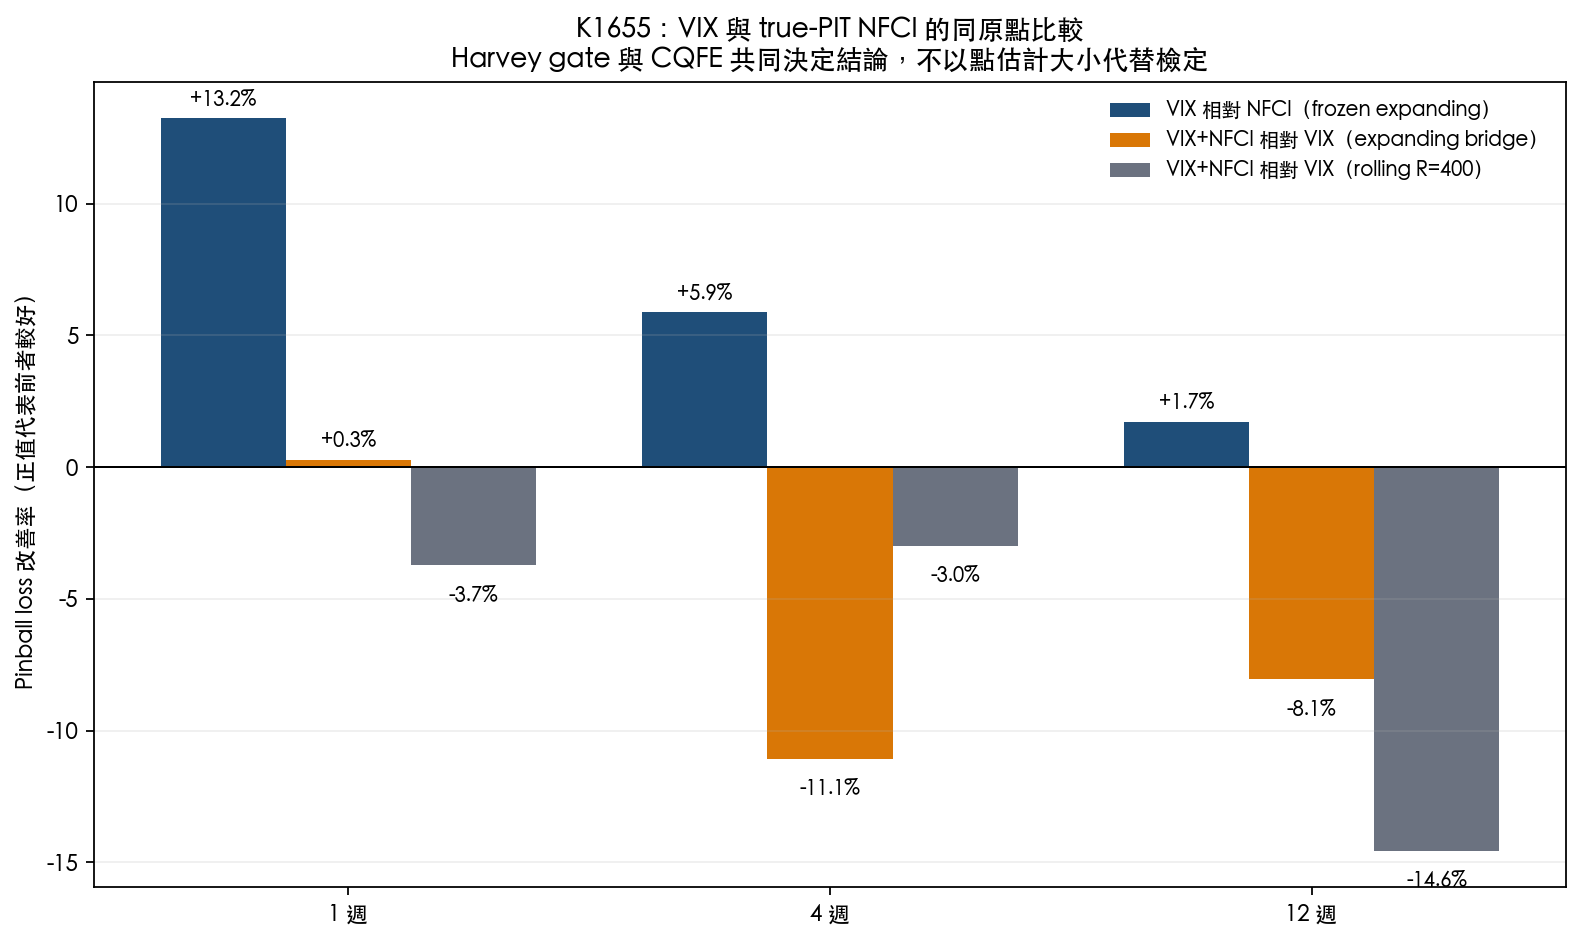

Here is the Python script that generated this plot:
#!/usr/bin/env python3
"""K1655 addendum: does VIX dominate or encompass true-PIT NFCI?

The corrected K1655 experiment estimated NFCI-only and VIX-only conditional
quantile forecasts separately.  Comparing their point estimates cannot establish
dominance, and comparing each model with an unconditional benchmark cannot show
that VIX encompasses NFCI.  This addendum answers the two missing questions:

1. Frozen expanding-window comparison: on identical origins, compare VIX-only
   and NFCI-only 5% return-quantile pinball losses with a paired DM test.
2. Formal encompassing comparison: produce VIX-only and VIX+NFCI forecasts with
   a fixed-length rolling window, then apply the Giacomini-Komunjer conditional
   quantile forecast encompassing (CQFE) Wald test.  A fixed rolling window is
   required because their asymptotics explicitly exclude expanding recursive
   estimation windows.

The primary target family is pre-registered: S&P 500 price-index forward return,
tau=0.05, H in {1, 4, 12} weeks.  R=400 is the primary CQFE window; R=300/500
are sensitivity diagnostics and cannot change the verdict.  Every feature and
training target obeys the K1655 true-PIT and strict j+H<i timing rules.

Outputs are separate addenda.  The frozen K1655 base JSON/CSV are hash-checked
before and after execution and are never overwritten.
"""
from __future__ import annotations

import hashlib
import importlib.util
import json
import os
from datetime import datetime, timezone
from pathlib import Path

import matplotlib

matplotlib.use("Agg")
import matplotlib.pyplot as plt
import numpy as np
import pandas as pd
from scipy import stats
from statsmodels.stats.multitest import multipletests

from volpred.stats.model_evaluation import dm_test as canonical_dm_test

plt.rcParams["font.sans-serif"] = ["Heiti TC"]
plt.rcParams["axes.unicode_minus"] = False


HERE = Path(__file__).resolve().parent
ROOT = HERE.parents[1]
BASE_SCRIPT = HERE / "K1655.py"
BASE_RESULTS = HERE / "K1655_results.json"
BASE_FORECASTS = HERE / "K1655_oos_forecasts.csv"
GSPC_CACHE = HERE / "data" / "gspc_daily.csv"
VIX_CACHE = HERE / "data" / "fred_VIXCLS.csv"
PIT_CACHE = HERE / "data" / "alfred_NFCI_pit_weekly.csv"
RAW_ALFRED_CACHE = HERE / "data" / "alfred_NFCI_vintage_history.csv.gz"

OUT_RESULTS = HERE / "K1655_vix_nfci_encompassing_results.json"
OUT_FORECASTS = HERE / "K1655_vix_nfci_encompassing_oos.csv"
OUT_CHART = HERE / "K1655_vix_nfci_encompassing.png"

SEED = 1655_2
TAU = 0.05
HORIZONS = (1, 4, 12)
PRIMARY_ROLLING_WINDOW = 400
SENSITIVITY_WINDOWS = (300, 500)
BOOTSTRAP_REPS = 1_999
CONDITION_NUMBER_GATE = 1e8


def _load_base_module():
    spec = importlib.util.spec_from_file_location("k1655_frozen_base", BASE_SCRIPT)
    if spec is None or spec.loader is None:
        raise RuntimeError(f"cannot load frozen K1655 module: {BASE_SCRIPT}")
    module = importlib.util.module_from_spec(spec)
    spec.loader.exec_module(module)
    return module


BASE = _load_base_module()


def sha256_file(path: Path) -> str:
    digest = hashlib.sha256()
    with path.open("rb") as handle:
        for chunk in iter(lambda: handle.read(1024 * 1024), b""):
            digest.update(chunk)
    return digest.hexdigest()


def load_json(path: Path) -> dict:
    with path.open(encoding="utf-8") as handle:
        value = json.load(handle)
    if not isinstance(value, dict):
        raise ValueError(f"expected object JSON: {path}")
    return value


def atomic_write_json(payload: dict, path: Path) -> None:
    tmp = path.with_name(f".{path.name}.tmp")
    tmp.write_text(json.dumps(payload, ensure_ascii=False, indent=2), encoding="utf-8")
    load_json(tmp)
    tmp.replace(path)


def atomic_write_csv(frame: pd.DataFrame, path: Path) -> None:
    tmp = path.with_name(f".{path.name}.tmp")
    frame.to_csv(tmp, index=False, date_format="%Y-%m-%d")
    check = pd.read_csv(tmp)
    if list(check.columns) != list(frame.columns) or len(check) != len(frame):
        raise RuntimeError(f"CSV round-trip validation failed: {path}")
    tmp.replace(path)


def frozen_manifest() -> dict:
    base_results = load_json(BASE_RESULTS)
    if base_results.get("experiment_id") != "K1655":
        raise RuntimeError("frozen base result is not K1655")
    if base_results.get("verdict", {}).get("verdict") != "NULL":
        raise RuntimeError("frozen K1655 true-PIT verdict is not NULL")
    if base_results.get("review_status", {}).get("status") != "PASS":
        raise RuntimeError("frozen K1655 base lacks independent post-run PASS")

    actual_forecast_hash = sha256_file(BASE_FORECASTS)
    expected_forecast_hash = base_results["data"]["forecast_artifact"]["sha256"]
    if actual_forecast_hash != expected_forecast_hash:
        raise RuntimeError("frozen K1655 forecast artifact hash drift")

    provenance = base_results["data"]["nfci_provenance"]
    actual_pit_hash = sha256_file(PIT_CACHE)
    expected_pit_hash = provenance["nfci_pit_alignment"]["derived_cache_sha256"]
    if actual_pit_hash != expected_pit_hash:
        raise RuntimeError("frozen NFCI PIT cache hash drift")
    actual_raw_hash = sha256_file(RAW_ALFRED_CACHE)
    expected_raw_hash = provenance["alfred_revision_history"]["cache_sha256"]
    if actual_raw_hash != expected_raw_hash:
        raise RuntimeError("frozen ALFRED raw cache hash drift")

    return {
        "base_results_sha256": sha256_file(BASE_RESULTS),
        "base_forecasts_sha256": actual_forecast_hash,
        "gspc_cache_sha256": sha256_file(GSPC_CACHE),
        "vix_cache_sha256": sha256_file(VIX_CACHE),
        "nfci_pit_cache_sha256": actual_pit_hash,
        "alfred_raw_cache_sha256": actual_raw_hash,
        "base_run_at": base_results["run_at"],
        "base_sample": {
            "start": base_results["data"]["sample_start"],
            "end": base_results["data"]["sample_end"],
            "n_weeks": base_results["data"]["n_weeks"],
        },
    }


def assert_manifest_unchanged(before: dict) -> None:
    after = frozen_manifest()
    for key in (
        "base_results_sha256",
        "base_forecasts_sha256",
        "gspc_cache_sha256",
        "vix_cache_sha256",
        "nfci_pit_cache_sha256",
        "alfred_raw_cache_sha256",
    ):
        if before[key] != after[key]:
            raise RuntimeError(f"frozen input changed during addendum run: {key}")


def load_frozen_panel(manifest: dict) -> pd.DataFrame:
    """Rebuild the K1655 panel offline without touching ALFRED or cache files."""
    gspc = pd.read_csv(GSPC_CACHE, parse_dates=["Date"]).set_index("Date")
    if "Close" not in gspc or gspc.index.has_duplicates:
        raise ValueError("invalid frozen GSPC cache")
    close = pd.to_numeric(gspc["Close"], errors="raise").astype(float)
    daily_logret = np.log(close / close.shift(1))
    wclose = close.resample("W-FRI").last().dropna()
    wclose = wclose.loc[wclose.index <= close.index.max().normalize()]
    wrv = (daily_logret**2).resample("W-FRI").sum().reindex(wclose.index)

    pit = pd.read_csv(
        PIT_CACHE,
        parse_dates=[
            "origin",
            "nfci_obs_date",
            "nfci_realtime_start",
            "nfci_realtime_end",
        ],
    ).set_index("origin")
    expected_pit_columns = {
        "nfci",
        "nfci_obs_date",
        "nfci_realtime_start",
        "nfci_realtime_end",
    }
    if set(pit.columns) != expected_pit_columns or pit.index.has_duplicates:
        raise ValueError("invalid frozen NFCI PIT cache schema")

    vix_raw = pd.read_csv(VIX_CACHE, parse_dates=["DATE"])
    if set(vix_raw.columns) != {"DATE", "VALUE"} or vix_raw["DATE"].duplicated().any():
        raise ValueError("invalid frozen VIX cache schema")
    vix = BASE.point_in_time_weekly(vix_raw, "daily_close", wclose.index)

    panel = pd.DataFrame(
        {
            "wclose": wclose,
            "wrv": wrv,
            "nfci": pit["nfci"],
            "vix": vix,
            "nfci_obs_date": pit["nfci_obs_date"],
            "nfci_realtime_start": pit["nfci_realtime_start"],
            "nfci_realtime_end": pit["nfci_realtime_end"],
        },
        index=wclose.index,
    ).dropna(subset=["wclose", "nfci", "vix"])

    expected = manifest["base_sample"]
    actual = {
        "start": str(panel.index.min().date()),
        "end": str(panel.index.max().date()),
        "n_weeks": int(len(panel)),
    }
    if actual != expected:
        raise RuntimeError(f"offline panel drift: actual={actual}, expected={expected}")
    if panel.index.has_duplicates or not panel.index.is_monotonic_increasing:
        raise RuntimeError("offline panel index is not unique and ordered")

    origin = panel.index.to_series()
    open_ended = panel["nfci_realtime_end"].isna()
    gates = {
        "all_nfci_observations_not_after_origin": bool(
            (panel["nfci_obs_date"] <= origin).all()
        ),
        "all_nfci_revisions_started_by_origin": bool(
            (panel["nfci_realtime_start"] <= origin).all()
        ),
        "all_nfci_revision_windows_cover_origin": bool(
            (open_ended | (origin <= panel["nfci_realtime_end"])).all()
        ),
        "no_pre_first_vintage_origin": bool(panel.index.min() >= pd.Timestamp("2011-05-25")),
    }
    if not all(gates.values()):
        raise RuntimeError(f"offline PIT timing gate failed: {gates}")
    panel.attrs["timing_gates"] = gates
    return panel


def _reset_fit_diagnostics() -> None:
    BASE.FIT_DIAGNOSTICS.clear()
    BASE.FIT_DIAGNOSTICS.update(BASE._empty_fit_diagnostics())


def _finite(frame: pd.DataFrame, columns: list[str], label: str) -> None:
    values = frame[columns].to_numpy(dtype=float)
    if not np.isfinite(values).all():
        raise RuntimeError(f"non-finite values in {label}: {columns}")


def load_frozen_expanding_pairs() -> pd.DataFrame:
    """Pair frozen NFCI-only and VIX-only forecasts without silent row loss."""
    raw = pd.read_csv(
        BASE_FORECASTS,
        parse_dates=[
            "origin",
            "target_end",
            "latest_training_target_end",
            "nfci_obs_date",
            "nfci_realtime_start",
            "nfci_realtime_end",
        ],
    )
    raw = raw.loc[
        (raw["target"] == "fwd_ret")
        & np.isclose(raw["tau"], TAU)
        & raw["spec"].isin(["NFCI", "VIX"])
        & raw["horizon_weeks"].isin(HORIZONS)
    ].copy()
    key = ["horizon_weeks", "origin"]
    if raw.duplicated(["spec", *key]).any():
        raise RuntimeError("duplicate frozen base forecast key")

    invariant_columns = [
        "target_end",
        "latest_training_target_end",
        "nfci_value",
        "nfci_obs_date",
        "nfci_realtime_start",
        "nfci_realtime_end",
        "realized",
        "q_unconditional",
        "loss_unconditional",
    ]
    left = raw.loc[raw["spec"] == "NFCI", key + invariant_columns + [
        "q_conditional",
        "loss_conditional",
    ]].rename(
        columns={"q_conditional": "q_nfci", "loss_conditional": "loss_nfci"}
    )
    right = raw.loc[raw["spec"] == "VIX", key + invariant_columns + [
        "q_conditional",
        "loss_conditional",
    ]].rename(
        columns={"q_conditional": "q_vix", "loss_conditional": "loss_vix"}
    )
    paired = left.merge(
        right,
        on=key,
        how="outer",
        suffixes=("_nfci_source", "_vix_source"),
        validate="one_to_one",
        indicator=True,
    )
    if not (paired["_merge"] == "both").all():
        raise RuntimeError("frozen NFCI/VIX origins are not identical")
    paired = paired.drop(columns="_merge")

    for column in invariant_columns:
        a = paired[f"{column}_nfci_source"]
        b = paired[f"{column}_vix_source"]
        if pd.api.types.is_numeric_dtype(a):
            if not np.allclose(a.to_numpy(float), b.to_numpy(float), rtol=0, atol=1e-14):
                raise RuntimeError(f"frozen source mismatch: {column}")
        else:
            if not a.fillna(pd.Timestamp.max).equals(b.fillna(pd.Timestamp.max)):
                raise RuntimeError(f"frozen source mismatch: {column}")
        paired[column] = a
        paired = paired.drop(columns=[f"{column}_nfci_source", f"{column}_vix_source"])

    paired["loss_nfci_recomputed"] = BASE.pinball_loss(
        paired["realized"].to_numpy(float), paired["q_nfci"].to_numpy(float), TAU
    )
    paired["loss_vix_recomputed"] = BASE.pinball_loss(
        paired["realized"].to_numpy(float), paired["q_vix"].to_numpy(float), TAU
    )
    if not np.allclose(
        paired["loss_nfci"], paired["loss_nfci_recomputed"], rtol=0, atol=2e-15
    ):
        raise RuntimeError("frozen NFCI losses fail recomputation")
    if not np.allclose(
        paired["loss_vix"], paired["loss_vix_recomputed"], rtol=0, atol=2e-15
    ):
        raise RuntimeError("frozen VIX losses fail recomputation")
    paired = paired.drop(columns=["loss_nfci_recomputed", "loss_vix_recomputed"])

    expected_counts = {1: 536, 4: 530, 12: 514}
    actual_counts = paired.groupby("horizon_weeks").size().to_dict()
    if actual_counts != expected_counts:
        raise RuntimeError(
            f"frozen primary origin counts drift: {actual_counts} != {expected_counts}"
        )
    _finite(
        paired,
        ["realized", "q_nfci", "q_vix", "loss_nfci", "loss_vix"],
        "frozen expanding pairs",
    )
    return paired.sort_values(key).reset_index(drop=True)


def expanding_joint_bridge(panel: pd.DataFrame, frozen: pd.DataFrame) -> pd.DataFrame:
    """Run only VIX+NFCI under the frozen expanding/refit-4 convention."""
    result = BASE.oos_analysis(
        panel,
        "fwd_ret",
        ["vix", "nfci"],
        [TAU],
        list(HORIZONS),
        "VIX+NFCI",
    )
    rows: list[dict] = []
    for horizon in HORIZONS:
        rows.extend(result[horizon]["_forecast_rows"])
    joint = pd.DataFrame(rows)
    joint["origin"] = pd.to_datetime(joint["origin"])
    joint["target_end"] = pd.to_datetime(joint["target_end"])
    joint["latest_training_target_end"] = pd.to_datetime(
        joint["latest_training_target_end"]
    )
    key = ["horizon_weeks", "origin"]
    if joint.duplicated(key).any():
        raise RuntimeError("duplicate expanding joint forecast key")
    joint = joint.rename(
        columns={
            "q_conditional": "q_vix_nfci",
            "loss_conditional": "loss_vix_nfci",
        }
    )
    keep = key + [
        "target_end",
        "latest_training_target_end",
        "realized",
        "q_vix_nfci",
        "loss_vix_nfci",
    ]
    merged = frozen.merge(
        joint[keep],
        on=key,
        how="outer",
        suffixes=("", "_joint"),
        validate="one_to_one",
        indicator=True,
    )
    if not (merged["_merge"] == "both").all():
        raise RuntimeError("expanding VIX+NFCI origins differ from frozen base")
    merged = merged.drop(columns="_merge")
    for column in ("target_end", "latest_training_target_end"):
        if not merged[column].equals(merged[f"{column}_joint"]):
            raise RuntimeError(f"expanding joint timing mismatch: {column}")
        merged = merged.drop(columns=f"{column}_joint")
    if not np.allclose(merged["realized"], merged["realized_joint"], atol=1e-14, rtol=0):
        raise RuntimeError("expanding joint realized targets mismatch frozen base")
    merged = merged.drop(columns="realized_joint")
    recomputed = BASE.pinball_loss(
        merged["realized"].to_numpy(float),
        merged["q_vix_nfci"].to_numpy(float),
        TAU,
    )
    if not np.allclose(recomputed, merged["loss_vix_nfci"], atol=2e-15, rtol=0):
        raise RuntimeError("expanding joint losses fail recomputation")
    merged["vix_value"] = merged["origin"].map(panel["vix"])
    _finite(
        merged,
        ["vix_value", "q_vix_nfci", "loss_vix_nfci"],
        "expanding joint bridge",
    )
    merged["scheme"] = "expanding_refit4_bridge"
    merged["rolling_window"] = np.nan
    merged["train_start"] = pd.NaT
    return merged


def _standardize_training(
    frame: pd.DataFrame, columns: list[str]
) -> tuple[np.ndarray, dict[str, float], dict[str, float]]:
    mean = {column: float(frame[column].mean()) for column in columns}
    std = {column: float(frame[column].std(ddof=1)) for column in columns}
    if any((not np.isfinite(std[column]) or std[column] <= 0) for column in columns):
        raise RuntimeError(f"degenerate rolling predictor scale: {std}")
    values = np.column_stack(
        [(frame[column].to_numpy(float) - mean[column]) / std[column] for column in columns]
    )
    return values, mean, std


def rolling_forecasts(
    panel: pd.DataFrame,
    rolling_window: int,
    *,
    include_nfci_only: bool,
) -> pd.DataFrame:
    """Weekly-refit rolling forecasts with strict label embargo and common rows."""
    rows: list[dict] = []
    specs = {"VIX": ["vix"], "VIX+NFCI": ["vix", "nfci"]}
    if include_nfci_only:
        specs = {"NFCI": ["nfci"], **specs}

    for horizon in HORIZONS:
        target = BASE.forward_return(panel["wclose"], horizon)
        n_panel = len(panel)
        for i in range(n_panel):
            candidate_idx = np.arange(0, i - horizon)
            if len(candidate_idx) < rolling_window:
                continue
            if i + horizon >= n_panel or not np.isfinite(target.iloc[i]):
                continue
            train_idx = candidate_idx[-rolling_window:]
            train = panel.iloc[train_idx]
            y_train = target.iloc[train_idx].to_numpy(float)
            if not np.isfinite(y_train).all():
                raise RuntimeError("non-finite rolling training target")
            train_start = panel.index[train_idx[0]]
            train_end = panel.index[train_idx[-1]]
            latest_training_target_end = panel.index[train_idx[-1] + horizon]
            origin = panel.index[i]
            if not latest_training_target_end < origin:
                raise RuntimeError("rolling strict embargo failed")

            out_row = {
                "scheme": f"rolling_R{rolling_window}",
                "rolling_window": rolling_window,
                "horizon_weeks": horizon,
                "tau": TAU,
                "origin": origin,
                "target_end": panel.index[i + horizon],
                "train_start": train_start,
                "train_end": train_end,
                "latest_training_target_end": latest_training_target_end,
                "realized": float(target.iloc[i]),
                "vix_value": float(panel["vix"].iloc[i]),
                "nfci_value": float(panel["nfci"].iloc[i]),
                "nfci_obs_date": panel["nfci_obs_date"].iloc[i],
                "nfci_realtime_start": panel["nfci_realtime_start"].iloc[i],
                "nfci_realtime_end": panel["nfci_realtime_end"].iloc[i],
            }
            for spec_name, columns in specs.items():
                x_train, mean, std = _standardize_training(train, columns)
                fitted = BASE.fit_quantreg(x_train, y_train, TAU)
                x_origin = np.array(
                    [(float(panel[column].iloc[i]) - mean[column]) / std[column] for column in columns]
                )
                quantile = float(np.concatenate([[1.0], x_origin]) @ fitted.params)
                loss = float(
                    BASE.pinball_loss(
                        np.array([target.iloc[i]], float), np.array([quantile], float), TAU
                    )[0]
                )
                suffix = spec_name.lower().replace("+", "_")
                out_row[f"q_{suffix}"] = quantile
                out_row[f"loss_{suffix}"] = loss
                for column in columns:
                    out_row[f"scale_mean_{suffix}_{column}"] = mean[column]
                    out_row[f"scale_std_{suffix}_{column}"] = std[column]
            rows.append(out_row)

    forecasts = pd.DataFrame(rows).sort_values(["horizon_weeks", "origin"]).reset_index(drop=True)
    expected_counts = {
        horizon: len(panel) - rolling_window - 2 * horizon for horizon in HORIZONS
    }
    actual_counts = forecasts.groupby("horizon_weeks").size().to_dict()
    if actual_counts != expected_counts:
        raise RuntimeError(
            f"rolling origin count mismatch R={rolling_window}: "
            f"{actual_counts} != {expected_counts}"
        )
    if forecasts.duplicated(["horizon_weeks", "origin"]).any():
        raise RuntimeError("duplicate rolling forecast key")
    if not (forecasts["target_end"] > forecasts["origin"]).all():
        raise RuntimeError("rolling target-end gate failed")
    if not (forecasts["latest_training_target_end"] < forecasts["origin"]).all():
        raise RuntimeError("rolling training-end gate failed")
    if not (forecasts["nfci_obs_date"] <= forecasts["origin"]).all():
        raise RuntimeError("rolling NFCI observation timing gate failed")
    if not (forecasts["nfci_realtime_start"] <= forecasts["origin"]).all():
        raise RuntimeError("rolling NFCI vintage-start timing gate failed")
    active = forecasts["nfci_realtime_end"].isna() | (
        forecasts["origin"] <= forecasts["nfci_realtime_end"]
    )
    if not active.all():
        raise RuntimeError("rolling NFCI vintage-end timing gate failed")
    numeric = [
        column
        for column in forecasts.columns
        if column.startswith(("q_", "loss_", "scale_mean_", "scale_std_"))
    ] + ["realized", "vix_value", "nfci_value"]
    _finite(forecasts, numeric, f"rolling forecasts R={rolling_window}")
    return forecasts


def _canonical_nw_lag(horizon: int, n: int) -> int:
    return max(1, min(int(np.ceil(horizon ** (1 / 3) * n ** (1 / 3))), n // 4))


def _halves(values: np.ndarray) -> dict[str, float]:
    midpoint = len(values) // 2
    return {
        "first_half_mean_differential": float(np.mean(values[:midpoint])),
        "second_half_mean_differential": float(np.mean(values[midpoint:])),
    }


def paired_loss_test(
    candidate_loss: np.ndarray,
    benchmark_loss: np.ndarray,
    horizon: int,
    *,
    candidate_name: str,
    benchmark_name: str,
) -> dict:
    """Canonical DM plus reviewed K1655 HLN cross-check on identical losses."""
    candidate = np.asarray(candidate_loss, dtype=float)
    benchmark = np.asarray(benchmark_loss, dtype=float)
    if candidate.shape != benchmark.shape or candidate.ndim != 1:
        raise ValueError("paired losses must be same-shape vectors")
    if len(candidate) < 10 or not (np.isfinite(candidate).all() and np.isfinite(benchmark).all()):
        raise ValueError("paired losses are insufficient or non-finite")
    differential = candidate - benchmark
    dm_t, dm_p = canonical_dm_test(candidate, benchmark, h=horizon)
    hln_t, hln_p, hln_lag, hln_n = BASE.hln_dm(candidate, benchmark, horizon)
    expected_lag = _canonical_nw_lag(horizon, len(candidate))
    if hln_n != len(candidate) or hln_lag != max(horizon - 1, expected_lag):
        raise RuntimeError("DM bandwidth/count cross-check failed")
    return {
        "candidate": candidate_name,
        "benchmark": benchmark_name,
        "n": int(len(candidate)),
        "candidate_mean_loss": float(candidate.mean()),
        "benchmark_mean_loss": float(benchmark.mean()),
        "mean_loss_differential_candidate_minus_benchmark": float(differential.mean()),
        "candidate_improvement_pct": float(
            (benchmark.mean() - candidate.mean()) / benchmark.mean() * 100.0
        ),
        "canonical_dm_t": float(dm_t),
        "canonical_dm_p_two_sided": float(dm_p),
        "canonical_nw_lag": expected_lag,
        "hln_dm_t_crosscheck": hln_t,
        "hln_dm_p_two_sided_crosscheck": hln_p,
        "candidate_better": bool(candidate.mean() < benchmark.mean()),
        "harvey_t_better_gate": bool(dm_t < -3.0),
        **_halves(differential),
    }


def apply_holm_family(results_by_horizon: dict[int, dict], p_key: str) -> None:
    horizons = list(HORIZONS)
    p_values = [results_by_horizon[horizon][p_key] for horizon in horizons]
    reject, adjusted, _, _ = multipletests(p_values, alpha=0.05, method="holm")
    for horizon, is_reject, adjusted_p in zip(horizons, reject, adjusted):
        results_by_horizon[horizon][f"{p_key}_holm"] = float(adjusted_p)
        results_by_horizon[horizon][f"{p_key}_holm_below_0_05"] = bool(is_reject)


def _hac_long_run_covariance(moment: np.ndarray, lag: int) -> np.ndarray:
    moment = np.asarray(moment, dtype=float)
    if moment.ndim != 2 or len(moment) <= lag:
        raise ValueError("invalid HAC moment matrix")
    centered = moment - moment.mean(axis=0)
    covariance = centered.T @ centered / len(centered)
    for step in range(1, lag + 1):
        weight = 1.0 - step / (lag + 1)
        gamma = centered[step:].T @ centered[:-step] / len(centered)
        covariance += weight * (gamma + gamma.T)
    return covariance


def cqfe_covariance(
    fitted,
    x: np.ndarray,
    y: np.ndarray,
    tau: float,
    lag: int,
) -> tuple[np.ndarray, dict]:
    """HAC sandwich covariance for the CQFE combination quantile regression."""
    design = np.column_stack([np.ones(len(x)), np.asarray(x, dtype=float)])
    residual = np.asarray(y, dtype=float) - design @ fitted.params
    sparsity = float(getattr(fitted, "sparsity", np.nan))
    bandwidth = float(getattr(fitted, "bandwidth", np.nan))
    if not np.isfinite(sparsity) or sparsity <= 0:
        raise RuntimeError("CQFE quantile-regression sparsity is invalid")
    density_zero = 1.0 / sparsity
    jacobian = density_zero * (design.T @ design / len(design))
    score = (tau - (residual < 0).astype(float))[:, None] * design
    score_lrcov = _hac_long_run_covariance(score, lag)
    jacobian_inv = np.linalg.inv(jacobian)
    covariance = jacobian_inv @ score_lrcov @ jacobian_inv.T / len(design)
    covariance = (covariance + covariance.T) / 2.0
    eigenvalues = np.linalg.eigvalsh(covariance)
    if not np.isfinite(covariance).all() or eigenvalues.min() <= 0:
        raise RuntimeError("CQFE covariance is not positive definite")
    standardized = np.column_stack(
        [
            np.ones(len(x)),
            (x[:, 0] - x[:, 0].mean()) / x[:, 0].std(ddof=1),
            (x[:, 1] - x[:, 1].mean()) / x[:, 1].std(ddof=1),
        ]
    )
    condition_number = float(np.linalg.cond(standardized))
    return covariance, {
        "sparsity": sparsity,
        "bandwidth": bandwidth,
        "density_at_zero": density_zero,
        "standardized_design_condition_number": condition_number,
        "covariance_min_eigenvalue": float(eigenvalues.min()),
    }


def _wald(theta: np.ndarray, covariance: np.ndarray, restriction: np.ndarray) -> float:
    difference = np.asarray(theta, float) - np.asarray(restriction, float)
    return float(difference @ np.linalg.solve(covariance, difference))


def _circular_block_indices(
    n: int, block_length: int, rng: np.random.Generator
) -> np.ndarray:
    n_blocks = int(np.ceil(n / block_length))
    starts = rng.integers(0, n, size=n_blocks)
    return np.concatenate(
        [(start + np.arange(block_length)) % n for start in starts]
    )[:n]


def cqfe_test(
    y: np.ndarray,
    q_vix: np.ndarray,
    q_joint: np.ndarray,
    horizon: int,
    *,
    bootstrap_reps: int = BOOTSTRAP_REPS,
    seed: int,
) -> dict:
    """Giacomini-Komunjer CQFE for fixed rolling-window forecast paths.

    Combination: intercept + lambda_vix*q_vix + lambda_joint*q_joint.
    Canonical VIX-encompasses-joint null is (0, 1, 0).  The separate
    lambda_joint=0 subtest prevents affine recalibration from being mistaken for
    incremental NFCI information.
    """
    y = np.asarray(y, float)
    x = np.column_stack([np.asarray(q_vix, float), np.asarray(q_joint, float)])
    if len(y) < 250 or not np.isfinite(np.column_stack([y, x])).all():
        raise ValueError("CQFE requires at least 250 finite paired forecasts")
    lag = _canonical_nw_lag(horizon, len(y))
    fitted = BASE.fit_quantreg(x, y, TAU)
    theta = np.asarray(fitted.params, float)
    covariance, covariance_audit = cqfe_covariance(fitted, x, y, TAU, lag)
    vix_null = np.array([0.0, 1.0, 0.0])
    joint_null = np.array([0.0, 0.0, 1.0])
    full_wald = _wald(theta, covariance, vix_null)
    reverse_wald = _wald(theta, covariance, joint_null)
    incremental_wald = float(theta[2] ** 2 / covariance[2, 2])

    rng = np.random.default_rng(seed)
    block_length = lag + 1
    full_roots: list[float] = []
    reverse_roots: list[float] = []
    incremental_roots: list[float] = []
    failures: dict[str, int] = {}
    for _ in range(bootstrap_reps):
        index = _circular_block_indices(len(y), block_length, rng)
        y_b = y[index]
        x_b = x[index]
        try:
            fitted_b = BASE.fit_quantreg(x_b, y_b, TAU)
            theta_b = np.asarray(fitted_b.params, float)
            covariance_b, _ = cqfe_covariance(fitted_b, x_b, y_b, TAU, lag)
            centered = theta_b - theta
            full_roots.append(float(centered @ np.linalg.solve(covariance_b, centered)))
            reverse_roots.append(float(centered @ np.linalg.solve(covariance_b, centered)))
            incremental_roots.append(float(centered[2] ** 2 / covariance_b[2, 2]))
        except Exception as exc:  # fail count is serialized and gated below
            name = type(exc).__name__
            failures[name] = failures.get(name, 0) + 1

    successful = len(full_roots)
    if successful < max(1_000, int(np.ceil(0.98 * bootstrap_reps))):
        raise RuntimeError(
            f"CQFE bootstrap success gate failed H={horizon}: "
            f"{successful}/{bootstrap_reps}, failures={failures}"
        )
    full_boot_p = float(
        (1 + np.sum(np.asarray(full_roots) >= full_wald)) / (successful + 1)
    )
    reverse_boot_p = float(
        (1 + np.sum(np.asarray(reverse_roots) >= reverse_wald)) / (successful + 1)
    )
    incremental_boot_p = float(
        (1 + np.sum(np.asarray(incremental_roots) >= incremental_wald))
        / (successful + 1)
    )
    return {
        "n": int(len(y)),
        "combination_parameters": {
            "intercept": float(theta[0]),
            "lambda_vix": float(theta[1]),
            "lambda_vix_nfci": float(theta[2]),
        },
        "canonical_nw_lag": lag,
        "bootstrap_block_length": block_length,
        "vix_encompasses_joint_null": {
            "restriction": [0.0, 1.0, 0.0],
            "wald": full_wald,
            "asymptotic_p_chi2_df3": float(stats.chi2.sf(full_wald, df=3)),
            "bootstrap_p": full_boot_p,
        },
        "joint_encompasses_vix_reverse_null": {
            "restriction": [0.0, 0.0, 1.0],
            "wald": reverse_wald,
            "asymptotic_p_chi2_df3": float(stats.chi2.sf(reverse_wald, df=3)),
            "bootstrap_p": reverse_boot_p,
        },
        "incremental_lambda_joint_zero_subtest": {
            "restriction": "lambda_vix_nfci = 0",
            "wald": incremental_wald,
            "asymptotic_p_chi2_df1": float(stats.chi2.sf(incremental_wald, df=1)),
            "bootstrap_p": incremental_boot_p,
        },
        "bootstrap": {
            "requested": bootstrap_reps,
            "successful": successful,
            "failures": failures,
            "seed": seed,
            "method": "circular moving-block, centered studentized Wald roots",
        },
        "identification": {
            **covariance_audit,
            "condition_number_gate": CONDITION_NUMBER_GATE,
            "passes_condition_number_gate": bool(
                covariance_audit["standardized_design_condition_number"]
                < CONDITION_NUMBER_GATE
            ),
        },
    }


def build_serialized_artifact(
    expanding: pd.DataFrame,
    rolling_primary: pd.DataFrame,
    rolling_sensitivity: list[pd.DataFrame],
) -> pd.DataFrame:
    expanding = expanding.copy()
    expanding["target"] = "fwd_ret"
    expanding["tau"] = TAU
    frames = [expanding]
    for frame in [rolling_primary, *rolling_sensitivity]:
        copy = frame.copy()
        copy["target"] = "fwd_ret"
        frames.append(copy)
    artifact = pd.concat(frames, ignore_index=True, sort=False)
    date_columns = [
        "origin",
        "target_end",
        "train_start",
        "train_end",
        "latest_training_target_end",
        "nfci_obs_date",
        "nfci_realtime_start",
        "nfci_realtime_end",
    ]
    for column in date_columns:
        artifact[column] = pd.to_datetime(artifact[column])
    priority = [
        "scheme",
        "rolling_window",
        "target",
        "horizon_weeks",
        "tau",
        *date_columns,
        "realized",
        "vix_value",
        "nfci_value",
        "q_unconditional",
        "loss_unconditional",
        "q_nfci",
        "loss_nfci",
        "q_vix",
        "loss_vix",
        "q_vix_nfci",
        "loss_vix_nfci",
    ]
    remaining = [column for column in artifact.columns if column not in priority]
    artifact = artifact[priority + sorted(remaining)].sort_values(
        ["scheme", "horizon_weeks", "origin"]
    ).reset_index(drop=True)
    expected_rows = (
        sum({1: 536, 4: 530, 12: 514}.values())
        + sum(len(frame) for frame in [rolling_primary, *rolling_sensitivity])
    )
    if len(artifact) != expected_rows:
        raise RuntimeError(f"serialized artifact row-count drift: {len(artifact)}")
    return artifact


def analyze_roundtrip(roundtrip: pd.DataFrame) -> dict:
    expanding = roundtrip.loc[roundtrip["scheme"] == "expanding_refit4_bridge"].copy()
    rolling = roundtrip.loc[
        roundtrip["scheme"] == f"rolling_R{PRIMARY_ROLLING_WINDOW}"
    ].copy()

    paired_expanding: dict[int, dict] = {}
    bridge_incremental: dict[int, dict] = {}
    rolling_pair: dict[int, dict] = {}
    rolling_incremental: dict[int, dict] = {}
    cqfe: dict[int, dict] = {}
    for horizon in HORIZONS:
        base_h = expanding.loc[expanding["horizon_weeks"] == horizon].sort_values("origin")
        paired_expanding[horizon] = paired_loss_test(
            base_h["loss_vix"].to_numpy(float),
            base_h["loss_nfci"].to_numpy(float),
            horizon,
            candidate_name="VIX-only",
            benchmark_name="NFCI-only",
        )
        bridge_incremental[horizon] = paired_loss_test(
            base_h["loss_vix_nfci"].to_numpy(float),
            base_h["loss_vix"].to_numpy(float),
            horizon,
            candidate_name="VIX+NFCI",
            benchmark_name="VIX-only",
        )

        rolling_h = rolling.loc[rolling["horizon_weeks"] == horizon].sort_values("origin")
        rolling_pair[horizon] = paired_loss_test(
            rolling_h["loss_vix"].to_numpy(float),
            rolling_h["loss_nfci"].to_numpy(float),
            horizon,
            candidate_name="VIX-only",
            benchmark_name="NFCI-only",
        )
        rolling_incremental[horizon] = paired_loss_test(
            rolling_h["loss_vix_nfci"].to_numpy(float),
            rolling_h["loss_vix"].to_numpy(float),
            horizon,
            candidate_name="VIX+NFCI",
            benchmark_name="VIX-only",
        )
        cqfe[horizon] = cqfe_test(
            rolling_h["realized"].to_numpy(float),
            rolling_h["q_vix"].to_numpy(float),
            rolling_h["q_vix_nfci"].to_numpy(float),
            horizon,
            seed=SEED + horizon,
        )

    for family in (
        paired_expanding,
        bridge_incremental,
        rolling_pair,
        rolling_incremental,
    ):
        apply_holm_family(family, "canonical_dm_p_two_sided")

    full_p = [
        cqfe[h]["vix_encompasses_joint_null"]["bootstrap_p"] for h in HORIZONS
    ]
    incremental_p = [
        cqfe[h]["incremental_lambda_joint_zero_subtest"]["bootstrap_p"]
        for h in HORIZONS
    ]
    full_reject, full_adjusted, _, _ = multipletests(full_p, alpha=0.05, method="holm")
    inc_reject, inc_adjusted, _, _ = multipletests(
        incremental_p, alpha=0.05, method="holm"
    )
    for horizon, reject_full, p_full, reject_inc, p_inc in zip(
        HORIZONS, full_reject, full_adjusted, inc_reject, inc_adjusted
    ):
        cqfe[horizon]["vix_encompasses_joint_null"]["bootstrap_p_holm"] = float(p_full)
        cqfe[horizon]["vix_encompasses_joint_null"]["bootstrap_holm_reject"] = bool(
            reject_full
        )
        cqfe[horizon]["incremental_lambda_joint_zero_subtest"][
            "bootstrap_p_holm"
        ] = float(p_inc)
        cqfe[horizon]["incremental_lambda_joint_zero_subtest"][
            "bootstrap_holm_reject"
        ] = bool(reject_inc)

    pair_pass: dict[int, bool] = {}
    encompass_pass: dict[int, bool] = {}
    for horizon in HORIZONS:
        pair = paired_expanding[horizon]
        pair_pass[horizon] = bool(
            pair["candidate_better"]
            and pair["harvey_t_better_gate"]
            and pair["canonical_dm_p_two_sided_holm_below_0_05"]
            and pair["first_half_mean_differential"] < 0
            and pair["second_half_mean_differential"] < 0
        )
        inc = rolling_incremental[horizon]
        full_test = cqfe[horizon]["vix_encompasses_joint_null"]
        lambda_test = cqfe[horizon]["incremental_lambda_joint_zero_subtest"]
        identification = cqfe[horizon]["identification"]
        encompass_pass[horizon] = bool(
            inc["candidate_better"]
            and full_test["bootstrap_holm_reject"]
            and lambda_test["bootstrap_holm_reject"]
            and inc["first_half_mean_differential"] < 0
            and inc["second_half_mean_differential"] < 0
            and identification["passes_condition_number_gate"]
        )
        pair["pair_pass"] = pair_pass[horizon]
        cqfe[horizon]["nfci_incremental_information_pass"] = encompass_pass[horizon]

    sensitivity: dict[str, dict[int, dict]] = {}
    for rolling_window in SENSITIVITY_WINDOWS:
        frame = roundtrip.loc[roundtrip["scheme"] == f"rolling_R{rolling_window}"]
        sensitivity[str(rolling_window)] = {}
        for horizon in HORIZONS:
            cell = frame.loc[frame["horizon_weeks"] == horizon].sort_values("origin")
            sensitivity[str(rolling_window)][horizon] = paired_loss_test(
                cell["loss_vix_nfci"].to_numpy(float),
                cell["loss_vix"].to_numpy(float),
                horizon,
                candidate_name="VIX+NFCI",
                benchmark_name="VIX-only",
            )
        apply_holm_family(
            sensitivity[str(rolling_window)], "canonical_dm_p_two_sided"
        )

    any_pair_pass = any(pair_pass.values())
    all_pair_pass = all(pair_pass.values())
    any_incremental_pass = any(encompass_pass.values())
    if all_pair_pass:
        dominance_verdict = "VIX_BETTER_THAN_NFCI_ACROSS_ALL_HORIZONS"
    elif any_pair_pass:
        dominance_verdict = "VIX_BETTER_ONLY_AT_SPECIFIC_HORIZONS"
    else:
        dominance_verdict = "NO_ROBUST_VIX_DOMINANCE"
    incremental_verdict = (
        "NFCI_ADDS_INCREMENTAL_INFORMATION_AT_SOME_HORIZON"
        if any_incremental_pass
        else "NO_EVIDENCE_OF_NFCI_INCREMENTAL_INFORMATION_BEYOND_VIX"
    )
    if any_incremental_pass:
        overall = "POSITIVE_NFCI_INCREMENTAL_INFORMATION"
    elif all_pair_pass:
        overall = "VIX_DOMINANCE_ONLY_NO_NFCI_INCREMENTAL_EVIDENCE"
    elif any_pair_pass:
        overall = "HORIZON_SPECIFIC_VIX_ADVANTAGE_ONLY"
    else:
        overall = "NULL_NO_DOMINANCE_OR_INCREMENTAL_EVIDENCE"
    return {
        "frozen_expanding_vix_vs_nfci": {
            str(h): paired_expanding[h] for h in HORIZONS
        },
        "expanding_bridge_vix_nfci_vs_vix": {
            str(h): bridge_incremental[h] for h in HORIZONS
        },
        "rolling_primary_vix_vs_nfci": {str(h): rolling_pair[h] for h in HORIZONS},
        "rolling_primary_vix_nfci_vs_vix_dm_diagnostic": {
            str(h): rolling_incremental[h] for h in HORIZONS
        },
        "rolling_primary_cqfe": {str(h): cqfe[h] for h in HORIZONS},
        "rolling_window_sensitivity_vix_nfci_vs_vix": {
            window: {str(h): cells[h] for h in HORIZONS}
            for window, cells in sensitivity.items()
        },
        "verdict": {
            "overall": overall,
            "vix_vs_nfci": dominance_verdict,
            "nfci_incremental_beyond_vix": incremental_verdict,
            "pair_pass_by_horizon": {str(h): pair_pass[h] for h in HORIZONS},
            "encompassing_pass_by_horizon": {
                str(h): encompass_pass[h] for h in HORIZONS
            },
            "interpretation_rule": (
                "Failure to reject incremental value is absence of evidence, not proof "
                "that VIX fully encompasses NFCI."
            ),
        },
    }


def make_chart(analysis: dict, path: Path) -> None:
    labels = ["1 週", "4 週", "12 週"]
    x = np.arange(len(HORIZONS))
    width = 0.26
    pair = analysis["frozen_expanding_vix_vs_nfci"]
    bridge = analysis["expanding_bridge_vix_nfci_vs_vix"]
    rolling = analysis["rolling_primary_vix_nfci_vs_vix_dm_diagnostic"]
    values = [
        [pair[str(h)]["candidate_improvement_pct"] for h in HORIZONS],
        [bridge[str(h)]["candidate_improvement_pct"] for h in HORIZONS],
        [rolling[str(h)]["candidate_improvement_pct"] for h in HORIZONS],
    ]
    colors = ["#1f4e79", "#d97706", "#6b7280"]
    names = [
        "VIX 相對 NFCI（frozen expanding）",
        "VIX+NFCI 相對 VIX（expanding bridge）",
        "VIX+NFCI 相對 VIX（rolling R=400）",
    ]
    fig, ax = plt.subplots(figsize=(10, 6))
    for offset, (series, color, name) in enumerate(zip(values, colors, names)):
        bars = ax.bar(x + (offset - 1) * width, series, width, color=color, label=name)
        for bar, value in zip(bars, series):
            ax.text(
                bar.get_x() + bar.get_width() / 2,
                value + (0.35 if value >= 0 else -0.75),
                f"{value:+.1f}%",
                ha="center",
                va="bottom" if value >= 0 else "top",
                fontsize=9,
            )
    ax.axhline(0, color="black", linewidth=0.9)
    ax.set_xticks(x, labels)
    ax.set_ylabel("Pinball loss 改善率（正值代表前者較好）")
    ax.set_title(
        "K1655：VIX 與 true-PIT NFCI 的同原點比較\n"
        "Harvey gate 與 CQFE 共同決定結論，不以點估計大小代替檢定"
    )
    ax.legend(frameon=False, fontsize=9)
    ax.grid(axis="y", alpha=0.2)
    fig.tight_layout()
    fig.savefig(path, dpi=160, bbox_inches="tight", facecolor="white")
    plt.close(fig)


def main() -> None:
    started = datetime.now(timezone.utc)
    before = frozen_manifest()
    panel = load_frozen_panel(before)
    frozen_pairs = load_frozen_expanding_pairs()
    _reset_fit_diagnostics()

    expanding = expanding_joint_bridge(panel, frozen_pairs)
    rolling_primary = rolling_forecasts(
        panel, PRIMARY_ROLLING_WINDOW, include_nfci_only=True
    )
    rolling_sensitivity = [
        rolling_forecasts(panel, window, include_nfci_only=False)
        for window in SENSITIVITY_WINDOWS
    ]
    artifact = build_serialized_artifact(
        expanding, rolling_primary, rolling_sensitivity
    )
    atomic_write_csv(artifact, OUT_FORECASTS)
    roundtrip = pd.read_csv(
        OUT_FORECASTS,
        parse_dates=[
            "origin",
            "target_end",
            "train_start",
            "train_end",
            "latest_training_target_end",
            "nfci_obs_date",
            "nfci_realtime_start",
            "nfci_realtime_end",
        ],
    )
    analysis = analyze_roundtrip(roundtrip)

    blocking_fit_diagnostics = {
        key: BASE.FIT_DIAGNOSTICS[key]
        for key in (
            "unresolved_iteration_limit_failures",
            "other_warning_count",
            "bootstrap_fit_exceptions",
            "oos_fit_exceptions",
        )
    }
    if any(blocking_fit_diagnostics.values()):
        raise RuntimeError(
            f"QuantReg convergence/fit gate failed: {blocking_fit_diagnostics}"
        )
    assert_manifest_unchanged(before)
    make_chart(analysis, OUT_CHART)

    results = {
        "experiment_id": "K1655_VIX_NFCI_ENCOMPASSING",
        "parent_experiment_id": "K1655",
        "title": "VIX versus true-PIT NFCI: paired quantile forecast accuracy and CQFE",
        "run_at": started.isoformat(),
        "methodology_type": "empirical out-of-sample forecast comparison",
        "seed": SEED,
        "data": {
            "asset": "S&P 500 price index (^GSPC), not SPY total return",
            "target": "forward cumulative log return",
            "frequency": "weekly W-FRI",
            "sample": before["base_sample"],
            "frozen_inputs": before,
            "offline_only": True,
            "network_fallback": False,
            "panel_timing_gates": panel.attrs["timing_gates"],
            "output_forecast_artifact": {
                "path": OUT_FORECASTS.name,
                "rows": int(len(roundtrip)),
                "sha256": sha256_file(OUT_FORECASTS),
                "schemes": roundtrip.groupby("scheme").size().to_dict(),
            },
        },
        "config": {
            "primary_target": "fwd_ret",
            "primary_tau": TAU,
            "horizons_weeks": list(HORIZONS),
            "frozen_expanding_refit_every": BASE.REFIT_EVERY,
            "strict_embargo": "training row j admissible iff j + H < origin i",
            "cqfe_primary_rolling_window": PRIMARY_ROLLING_WINDOW,
            "cqfe_refit_every": 1,
            "cqfe_sensitivity_windows": list(SENSITIVITY_WINDOWS),
            "cqfe_bootstrap_reps": BOOTSTRAP_REPS,
            "cqfe_inference_priority": (
                "circular moving-block bootstrap is primary; chi-square asymptotic "
                "p-values are diagnostic only because the analytic covariance uses "
                "a single residual sparsity estimate"
            ),
            "multiple_testing": "Holm correction within each pre-registered 3-horizon family",
            "harvey_gate": "candidate must have t < -3",
            "quantreg_fit_diagnostics": BASE.FIT_DIAGNOSTICS,
        },
        "analysis": analysis,
        "review_status": {
            "status": "PASS",
            "reviewed_at": "2026-07-11",
            "review_path": (
                "experiments/K1655/reviews/"
                "codex_vix_nfci_encompassing_postrun_2026-07-11.md"
            ),
            "scope": (
                "PASS for frozen-input integrity, paired loss reconstruction, fixed-window "
                "CQFE implementation, deterministic block bootstrap, and the narrow "
                "double-null conclusion"
            ),
            "caveat": (
                "Block-bootstrap p-values govern CQFE inference; asymptotic chi-square "
                "p-values are diagnostic and must not be used to upgrade the conclusion."
            ),
        },
        "references": [
            {
                "authors": "Giacomini, R.; Komunjer, I.",
                "year": 2005,
                "title": "Evaluation and Combination of Conditional Quantile Forecasts",
                "publication": "Journal of Business & Economic Statistics 23(4), 416-431",
                "doi": "10.1198/073500105000000018",
            },
            {
                "authors": "Giacomini, R.; White, H.",
                "year": 2006,
                "title": "Tests of Conditional Predictive Ability",
                "publication": "Econometrica 74(6), 1545-1578",
                "doi": "10.1111/j.1468-0262.2006.00718.x",
            },
            {
                "authors": "Diebold, F. X.; Mariano, R. S.",
                "year": 1995,
                "title": "Comparing Predictive Accuracy",
                "publication": "Journal of Business & Economic Statistics 13(3), 253-263",
                "doi": "10.1080/07350015.1995.10524599",
            },
            {
                "authors": "Clark, T. E.; McCracken, M. W.",
                "year": 2001,
                "title": "Tests of Equal Forecast Accuracy and Encompassing for Nested Models",
                "publication": "Journal of Econometrics 105(1), 85-110",
                "doi": "10.1016/S0304-4076(01)00071-7",
            },
        ],
        "honest_statement": (
            "Paired loss tests can establish horizon-specific forecast accuracy, not "
            "universal dominance. CQFE rejection plus a lambda_joint subtest is required "
            "for positive NFCI incremental evidence. Failure to reject is not proof that "
            "VIX fully encompasses NFCI."
        ),
        "elapsed_seconds": (datetime.now(timezone.utc) - started).total_seconds(),
    }
    atomic_write_json(results, OUT_RESULTS)
    assert_manifest_unchanged(before)

    verdict = analysis["verdict"]
    print("===== K1655 VIX/NFCI ENCOMPASSING =====")
    print(f"overall: {verdict['overall']}")
    print(f"VIX vs NFCI: {verdict['vix_vs_nfci']}")
    print(f"NFCI incremental: {verdict['nfci_incremental_beyond_vix']}")
    for horizon in HORIZONS:
        pair = analysis["frozen_expanding_vix_vs_nfci"][str(horizon)]
        inc = analysis["rolling_primary_vix_nfci_vs_vix_dm_diagnostic"][str(horizon)]
        cq = analysis["rolling_primary_cqfe"][str(horizon)]
        print(
            f"H={horizon} | VIX-vs-NFCI improvement={pair['candidate_improvement_pct']:+.2f}% "
            f"DM={pair['canonical_dm_t']:+.2f} | joint-vs-VIX rolling="
            f"{inc['candidate_improvement_pct']:+.2f}% DM={inc['canonical_dm_t']:+.2f} "
            f"CQFE full p_holm={cq['vix_encompasses_joint_null']['bootstrap_p_holm']:.3f} "
            f"lambda p_holm={cq['incremental_lambda_joint_zero_subtest']['bootstrap_p_holm']:.3f}"
        )
    print(f"written: {OUT_RESULTS}")


if __name__ == "__main__":
    main()
